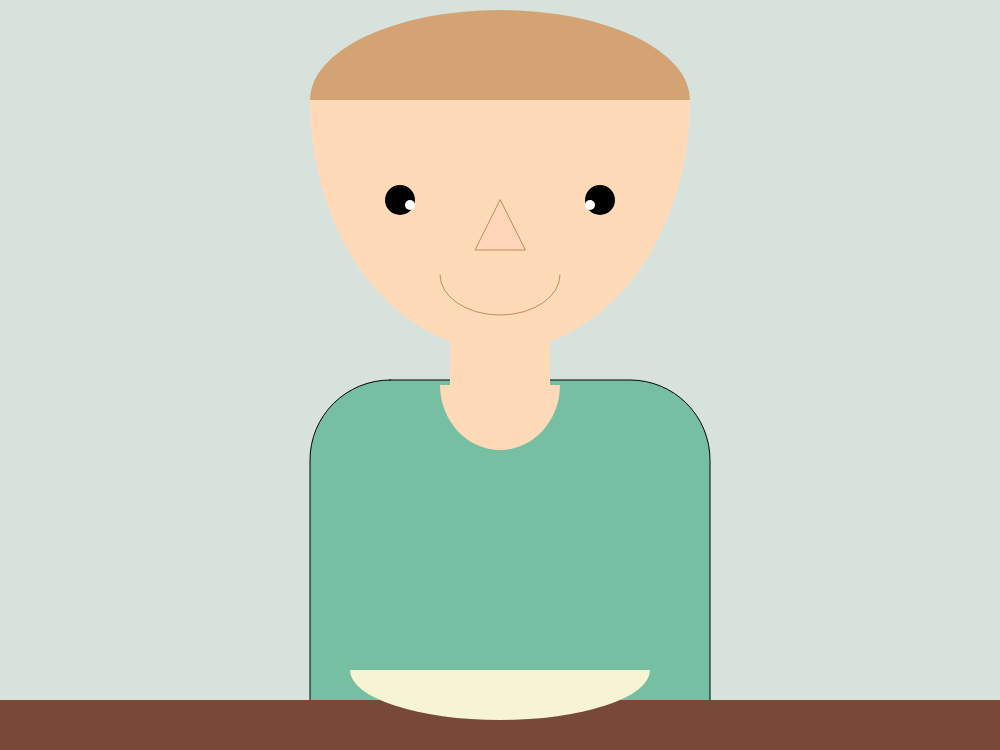
Frame 1 (no input)
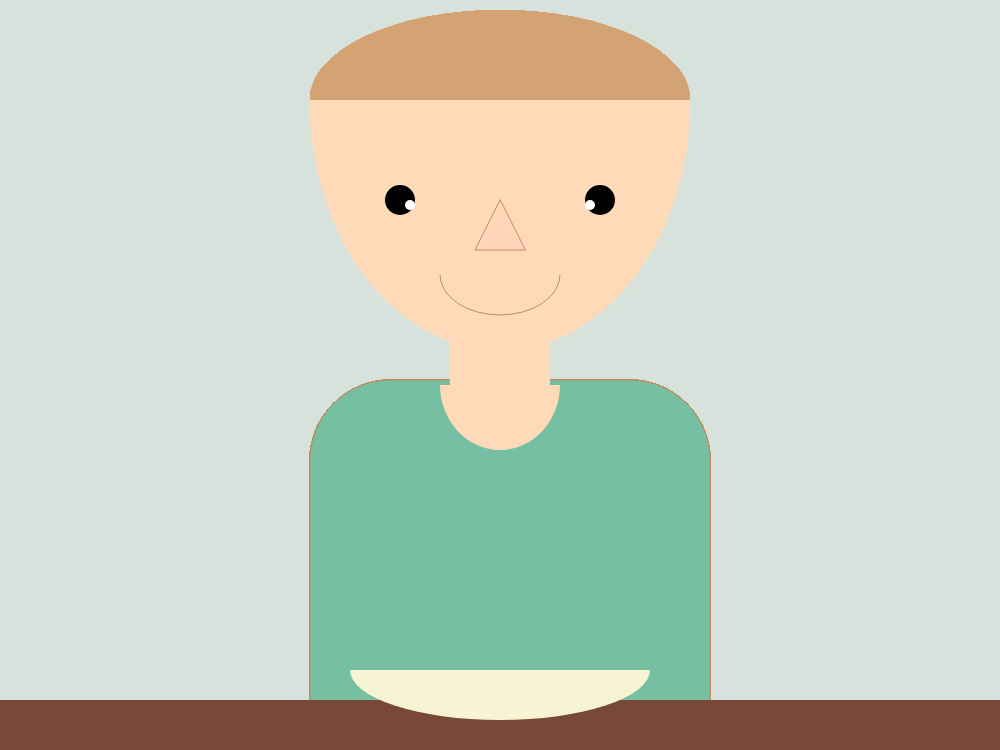
Frame 60 (no input)
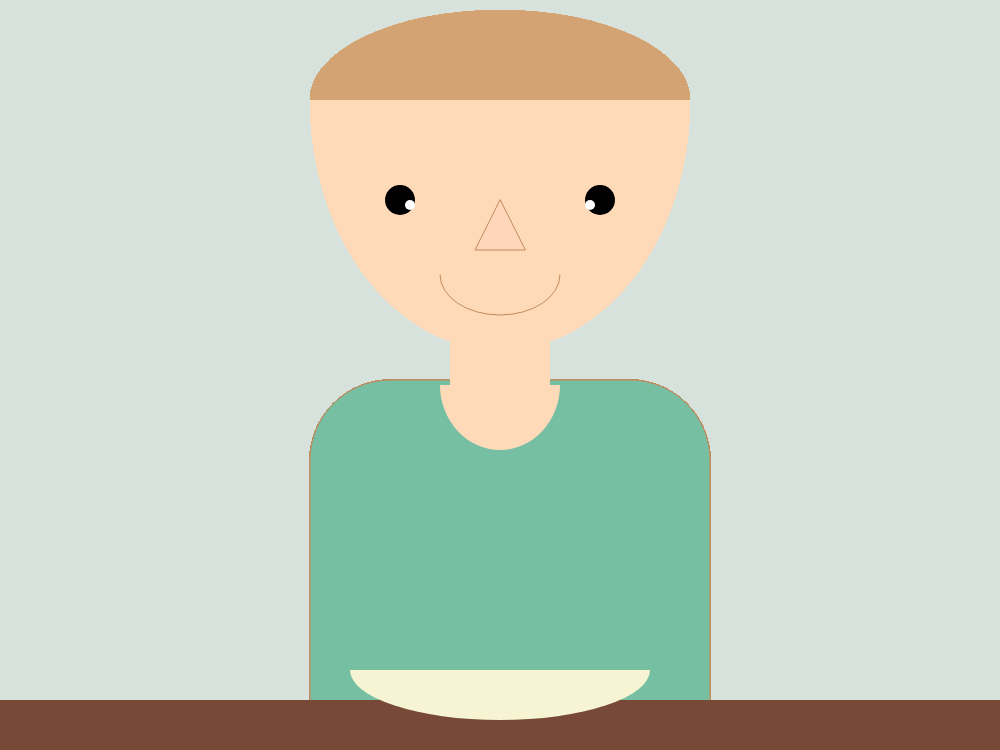
Frame 120 (the mouse pressed at the canvas centre since frame 60)

The p5.js sketch that drew these frames (run headless with seeded random() and noise() and a simulated clock; from frame 60 on, the mouse is pressed at the canvas centre):

// p5.js sketch
// ── sketch.js
// Annie Chen - Project 1

function setup() {
  createCanvas(1000, 750);
  background("#d8e2dc");
}


function draw() {
  
  fill("#77bfa3");
  rect(310, 380, 400, 500, 80); // body
  
  noStroke();
  fill("#774936");
  rect(0, 700, 1000, 100); // table
  
  fill("#f6f4d2");
  arc(500, 670, 300, 100, 0, PI, CHORD); // plate
  
  fill("#ffdab9");
  arc(500, 385, 120, 130, 0, PI, CHORD); // shirt collar line
  
  fill("#d4a373");
  arc(500, 100, 380, 180, PI, 2*PI, CHORD); // hair
  
  fill("#ffdab9");
  arc(500, 100, 380, 500, 0, PI, CHORD); // head
  
  noStroke();
  line(450, 340, 450, 420); // left neck line
  line(550, 340, 550, 420); // right neck line
  rect(450, 330, 100, 80); // middle neck

  fill("#000000");
  ellipse(400, 200, 30, 30); // left eye
  ellipse(600, 200, 30, 30); // right eye
  fill("#ffffff");
  ellipse(410, 205, 10, 10); // left eye highlight
  ellipse(590, 205, 10, 10); // right eye highlight

  fill("#ffd6ba");
  stroke("#c18c5d");
  triangle(500, 200, 475, 250, 525, 250); // nose

  noFill();
  stroke("#c18c5d");
  arc(500, 275, 120, 80, 0, PI, OPEN); // mouth


  
}
// ── Fire.js
// a fire, sizzling effect
class Fire {
  constructor(posX, posY, fireSize){
    this.x = posX;
    this.y = posY;
    this.size = fireSize;
  }
  display() { // what each fire particle looks like 
    stroke("#FF0000");
    fill(random(200,230), random(50, 150), 20, this.alpha); // random shades of red-orange with some transparency
    ellipse(this.x, this.y, this.size); // x, y, size changes
  }
  move() {
    this.x = this.x + random(-100, 100);
    this.y = this.y + random(1,3);
  }
}
// ── Leaf.js
// leaves, for decoration purposes
class Leaf {

  constructor(x, y) {
    this.posX = x;
    this.posY = y;
  }

  display(){ // orig (200, 700), the +-100s are based around this point
    noStroke();
    fill("#70e000");
    triangle(this.posX-100, this.posY+100, this.posX, this.posY+100, this.posX, this.posY);
    fill("#38b000");
    triangle(this.posX-100, this.posY, this.posX, this.posY, this.posX-100, this.posY+100);
    fill("#008000");
    triangle(this.posX, this.posY, this.posX-100, this.posY, this.posX+100, this.posY-100);
    fill("#9ef01a");
    triangle(this.posX, this.posY+100, this.posX, this.posY, this.posX+100, this.posY-100);
  }

}
// ── Orb.js
// sizzling orbs, for spicy feeling
class Orb {
  constructor() {
    this.x = random(1000); // fill up the canvas randomly
    this.y = random(800); // fill up the canvas randomly 
    this.size = random(10, 80); // size of ellipse is random
    this.speed = 10; // rapid speed = represents the spiciness in a person's mouth
  }

  update() { // how the orbs are updated
    this.x += random(-this.speed, this.speed); // move by the speed
    this.y += random(-this.speed, this.speed); // move by the speed
  }

  display() { // what the orbs look like
    fill("#dc2f02");
    ellipse(this.x, this.y, this.size, this.size); // the x&y coordinates + the size is random
  }
}
// ── objects.js
// this won't be in the final project:
// I wanted to find a way to be able to drag the buffalo wing to the mouth of the person,
// I played around with some code from Shiffman and the p5js website

// class BuffaloWing {
//   constructor(x, y, w, h, a, b) {
//     this.dragging = false; // Is the object being dragged?
//     this.rollover = false; // Is the mouse over the ellipse?
//     this.x = x;
//     this.y = y;
//     this.w = w;
//     this.h = h;
//     this.offsetX = 0;
//     this.offsetY = 0;
//   }

//   over() {
//     // Is mouse over object
//     if (mouseX > this.x && mouseX < this.x + this.w && mouseY > this.y && mouseY < this.y + this.h) {
//       this.rollover = true;
//     } else {
//       this.rollover = false;
//     }
//   }

//   update() {
//     // Adjust location if being dragged
//     if (this.dragging) {
//       this.x = mouseX + this.offsetX;
//       this.y = mouseY + this.offsetY;
//     }
//   }

//   show() {
//     stroke(0);
//     // Different fill based on state
//     if (this.dragging) {

//     }
//   } else if (this.rollover) {
//     fill(100);
//   } 

// pressed() {
//
//     if (mouseX > this.x && mouseX < this.x + this.w && mouseY > this.y && mouseY < this.y + this.h) {
//       this.dragging = true;
//       // If so, keep track of relative location of click to corner of rectangle
//       this.offsetX = this.x - mouseX;
//       this.offsetY = this.y - mouseY;
//     }
//   }

//   released() {
//     // Quit dragging
//     this.dragging = false;
//   }
// }


//   function wing() {
//   fill("#ff7900"); // orange
//   triangle(440, 690, 440, 610, 580, 650);
//   ellipse(450, 650, 80, 80); // chicken wing (interactive one)
//   rect(480, 635, 100, 30, 10, 20); 
//   fill("#ffaa00"); // gold
//   triangle(440, 700, 440, 710, 540, 650); // bottom highlight
//   triangle(450, 620, 450, 630, 480, 640);
// }
